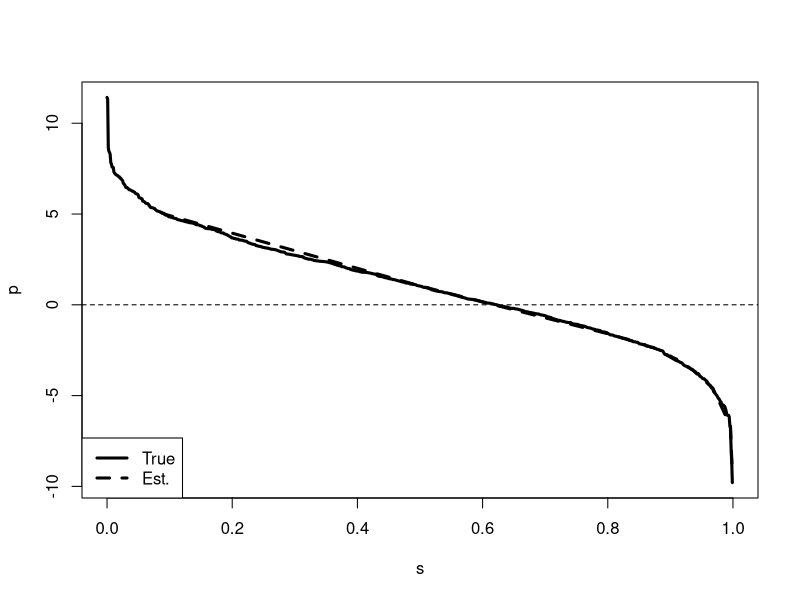

This figure's R source:
set.seed(123456789)
N <- 1000
u <- sort(rnorm(N, mean = 1, sd = 3))

p <- 2
mean(u - p > 0)

1 - pnorm(p, mean = 1, sd = 3)

p <- runif(9, min = -10, max = 10)
s <- matrix(NA, length(p), 1)
for (i in 1:length(p)) {
  s[i, 1] <- mean(u - p[i] > 0)
}
s

plot(1 - ecdf(u)(u), u, type = "l", lwd = 3, lty = 1, col = 1,
     xlab = "s", ylab = "p", xlim = c(0, 1))
lines(sort(s), p[order(s)], type = "l", lwd = 3, lty = 2)
abline(h = 0, lty = 2)
legend("bottomleft", c("True", "Est."), lwd = 3, lty = c(1:2))
